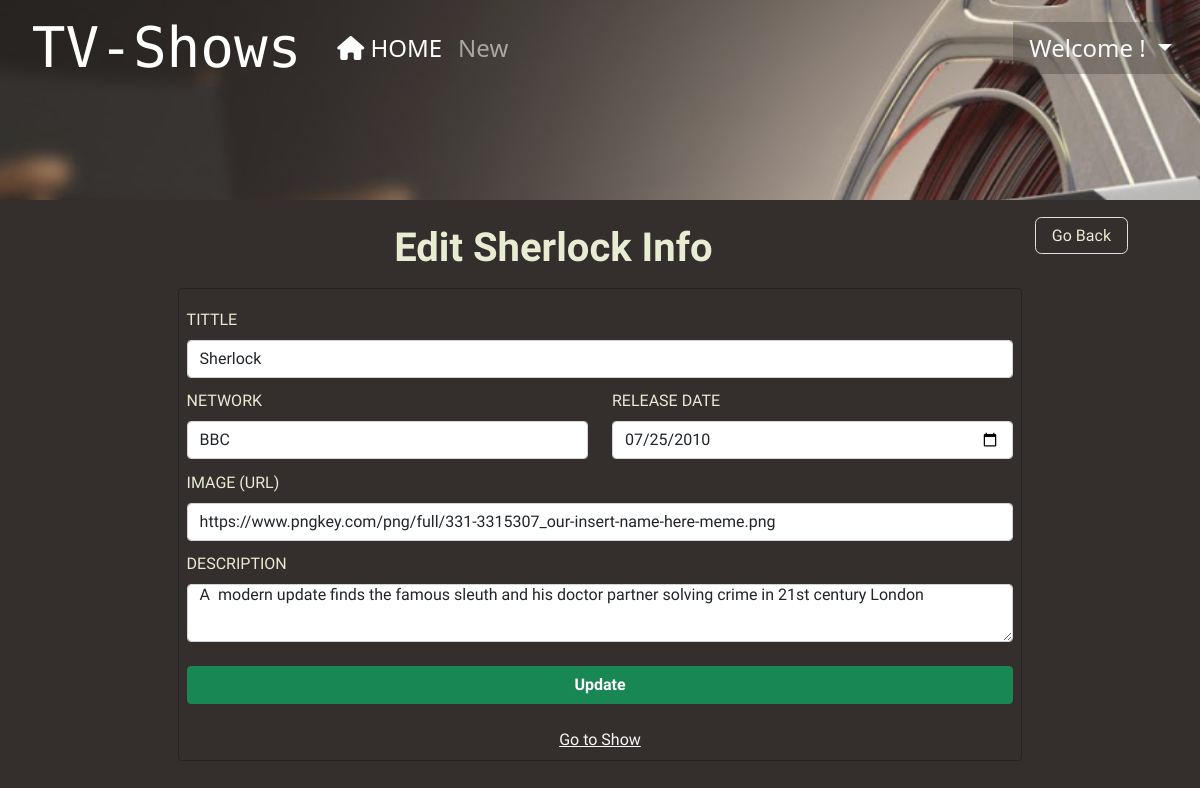
/shows/2/edit (signed in), run on an earlier commit of the app's database.
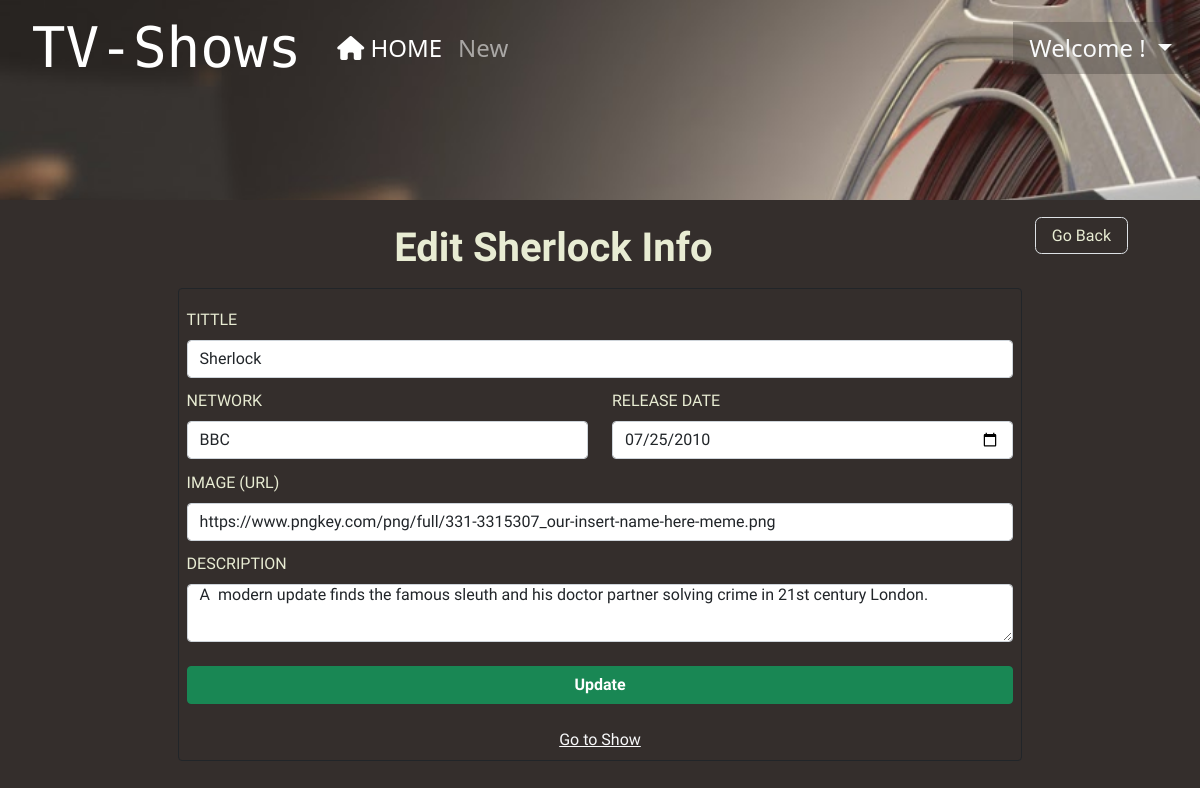
And on a later commit of the database.
### crud/models.py (models this page shows, shortened)
class Show(models.Model):
  title = models.CharField(max_length=255)
  network = models.ForeignKey(Network, related_name="network", on_delete = models.CASCADE)
  release_date = models.DateTimeField()
  img_show = models.URLField(default='https://www.pngkey.com/png/full/331-3315307_our-insert-name-here-meme.png')
  description = models.TextField()
  created_at = models.DateTimeField(auto_now_add=True)
  updated_at = models.DateTimeField(auto_now=True)
  objects=ShowManager()

class Network(models.Model):
  name = models.CharField(max_length=255)
  created_at = models.DateTimeField(auto_now_add=True)
  updated_at = models.DateTimeField(auto_now=True)

### crud/decorator.py (the view)
  def wrapper(request, *args, **kwargs):
    if 'user' not in request.session:
      messages.error(request,'Please, sign in or register')
      return redirect ('/register')
    log_rq = func(request, *args, **kwargs)
    return log_rq

### crud/decorator.py (called while the page is built)
def login_rq(func):
  def wrapper(request, *args, **kwargs):
    if 'user' not in request.session:
      messages.error(request,'Please, sign in or register')
      return redirect ('/register')
    log_rq = func(request, *args, **kwargs)
    return log_rq
  return wrapper

### crud/views.py (called while the page is built)
@login_rq
def edit(request, id_show):
  show = Show.objects.get(id=id_show)
  networks = Network.objects.all()
  date_st = show.release_date.strftime('%Y-%m-%d')
  context = {
    "show": show,
    "networks":networks,
    "date_st":date_st
  }
  return render(request, "update.html", context)

### crud/templates/update.html (shortened to what this page needs)
{% extends "base.html" %}
{% block estilo %}
  {% load static %}
{% endblock %}
{% block btn%}
<div class="goback"><a class=" border ex px-3 py-2" href="/shows" id="ex">Go Back</a></div>
{% endblock %}
{%block titulo%}
Edit {{show.title}} Info
{%endblock%}
{%block content%}
<div class="border px-2 py-2 rounded border-dark" id="formulario">
  <form class="col text-center" action="/shows/{{show.id}}/update" method="POST">
    <label for="show_title" class="form-label">Tittle</label>
    <input type="text" class="form-control" id="show_title" name="show_title" value='{{show.title}}'>
    <div class="row">
      <div class="col-6">
        <label for="network_id" class="form-label">Network</label>
        <select class="form-control mt-1 col-4 text-dark" id="network_id" name="network_id">
          {% for net in networks %}
          <option {% if net.id == show.network_id %} value="{{net.id}}"selected {% endif %}> {{net.name}}</option>
          {% endfor %}
        </select>
      </div>
      <div class="col-6">
        <label for="r_date" class="form-label">Release date</label>
        <input type="date" class="form-control" id="r_date" name='r_date' value="{{date_st}}">
      </div>
    </div>
    <label for="url_img" class="form-label">Image (URL)</label>
    <input type="text" class="form-control" value="{{show.img_show}}" id="url_img" name="url_img">
    <label for="desc" class="form-label">Description</label>
    <div class="form-floating">
      <textarea class="form-control pt-0" id="desc" name="desc">{{show.description}}</textarea>
    </div>
    <button type="submit" class="btn btn-success fw-bold text-center my-4" id="btn_enviar">Update</button>
    <a class="bg-none text-decoration-underline text-light fs-6" id="ex" href="/shows/{{show.id}}"></i> Go to Show </a>
  </form>
</div>
{%endblock%}

What changed in the data, as far as the page shows it:
changed Show "Sherlock": desc "A modern update finds the famous sleuth and his doctor partner solving crime in 21st century London" → "A modern update finds the famous sleuth and his doctor partner solving crime in 21st century London."
